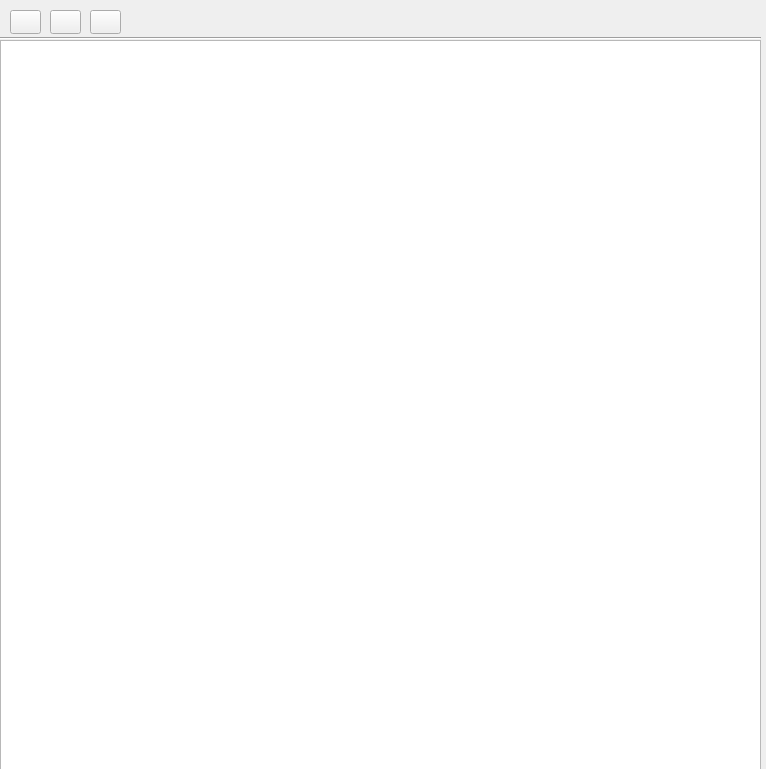
<?xml version="1.0" encoding="UTF-8"?>
<ui version="4.0">
 <class>Form</class>
 <widget class="QWidget" name="Form">
  <property name="geometry">
   <rect>
    <x>0</x>
    <y>0</y>
    <width>766</width>
    <height>769</height>
   </rect>
  </property>
  <property name="windowTitle">
   <string>Form</string>
  </property>
  <widget class="QPlainTextEdit" name="txtCampoTexto">
   <property name="geometry">
    <rect>
     <x>0</x>
     <y>40</y>
     <width>761</width>
     <height>731</height>
    </rect>
   </property>
   <property name="font">
    <font>
     <pointsize>12</pointsize>
    </font>
   </property>
  </widget>
  <widget class="QPushButton" name="btnGuardarArchivo">
   <property name="geometry">
    <rect>
     <x>10</x>
     <y>10</y>
     <width>31</width>
     <height>24</height>
    </rect>
   </property>
   <property name="text">
    <string/>
   </property>
   <property name="icon">
    <iconset>
     <normaloff>../../Downloads/save.png</normaloff>../../Downloads/save.png</iconset>
   </property>
  </widget>
  <widget class="Line" name="line">
   <property name="geometry">
    <rect>
     <x>0</x>
     <y>30</y>
     <width>761</width>
     <height>16</height>
    </rect>
   </property>
   <property name="orientation">
    <enum>Qt::Horizontal</enum>
   </property>
  </widget>
  <widget class="QPushButton" name="btnBorrarTexto">
   <property name="geometry">
    <rect>
     <x>50</x>
     <y>10</y>
     <width>31</width>
     <height>24</height>
    </rect>
   </property>
   <property name="text">
    <string/>
   </property>
   <property name="icon">
    <iconset>
     <normaloff>../../Downloads/eraser.png</normaloff>../../Downloads/eraser.png</iconset>
   </property>
  </widget>
  <widget class="QPushButton" name="btnPrivado">
   <property name="geometry">
    <rect>
     <x>90</x>
     <y>10</y>
     <width>31</width>
     <height>24</height>
    </rect>
   </property>
   <property name="text">
    <string/>
   </property>
   <property name="icon">
    <iconset>
     <normaloff>../../Downloads/padlock.png</normaloff>../../Downloads/padlock.png</iconset>
   </property>
  </widget>
 </widget>
 <resources/>
 <connections/>
</ui>
